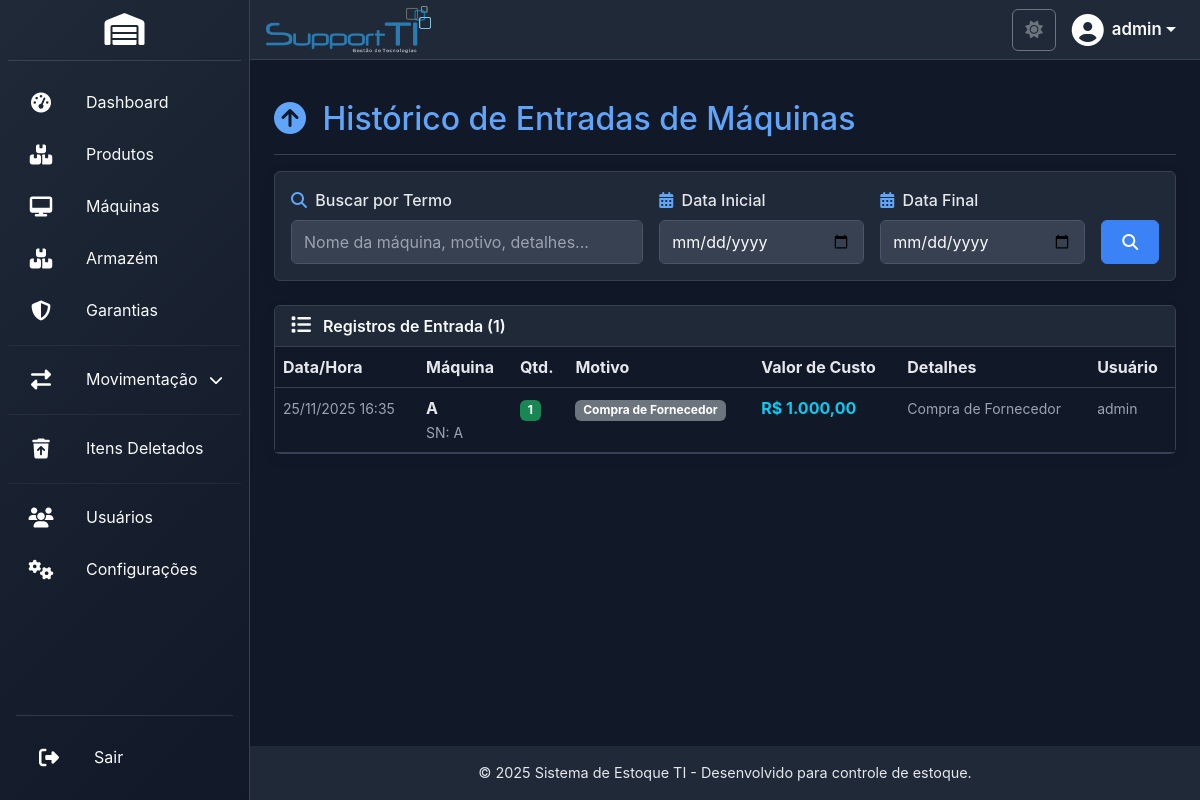
/modules/machines/machine_inputs_log.php (signed in), run on an earlier commit of the app's database.
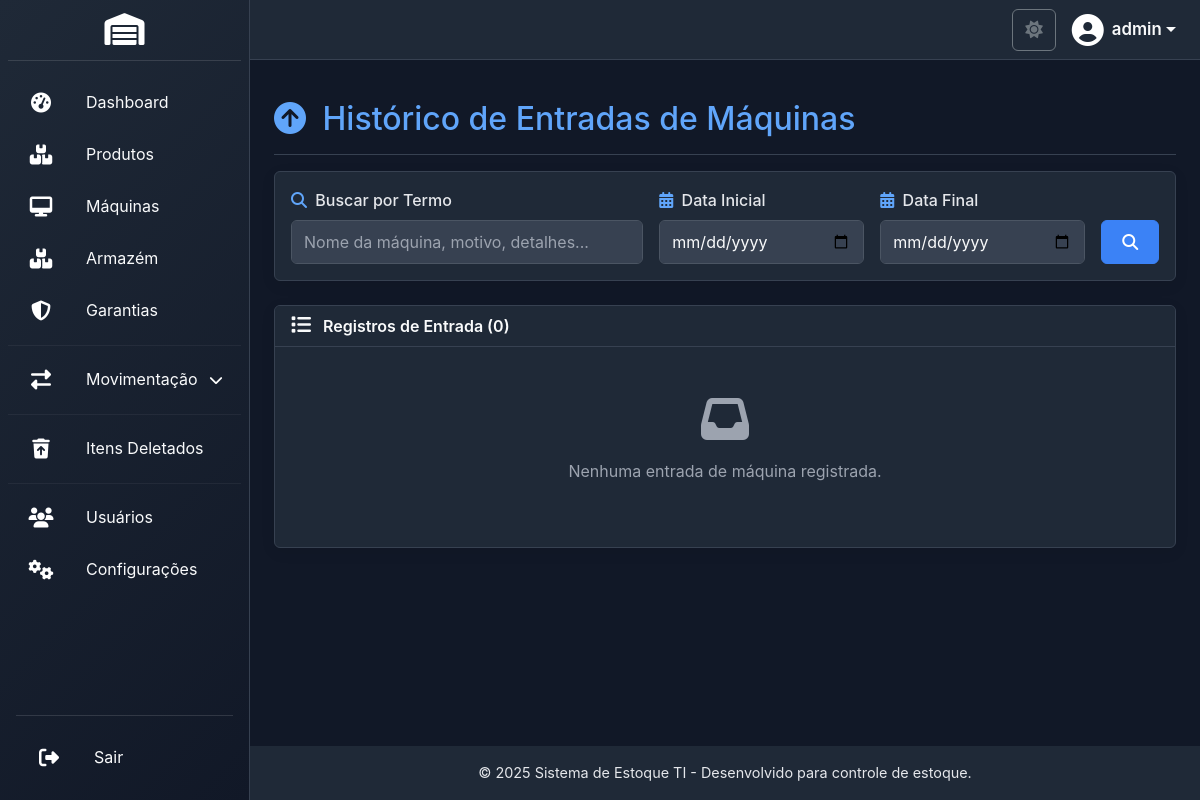
And on a later commit of the database.
### tables this page shows
CREATE TABLE IF NOT EXISTS `machine_inputs` (
  `id` int(11) NOT NULL AUTO_INCREMENT,
  `machine_id` int(11) DEFAULT NULL,
  `user_id` int(11) DEFAULT NULL,
  `quantity_added` int(11) NOT NULL DEFAULT 1,
  `reason` varchar(255) NOT NULL,
  `details` text DEFAULT NULL,
  `input_date` timestamp NOT NULL DEFAULT current_timestamp(),
  `machine_name` varchar(255) DEFAULT NULL,
  `machine_serial_number` varchar(100) DEFAULT NULL,
  `machine_cost_price` decimal(12,2) DEFAULT NULL,
  PRIMARY KEY (`id`),
  KEY `user_id` (`user_id`),
  KEY `machine_inputs_ibfk_1` (`machine_id`)
);

CREATE TABLE IF NOT EXISTS `users` (
  `id` int(11) NOT NULL AUTO_INCREMENT,
  `username` varchar(50) NOT NULL,
  `password` varchar(255) NOT NULL,
  `email` varchar(100) NOT NULL,
  `role` varchar(20) DEFAULT 'user',
  `full_name` varchar(255) DEFAULT NULL,
  `avatar` varchar(255) DEFAULT NULL,
  `last_login` timestamp NULL DEFAULT NULL,
  `reset_token` varchar(64) DEFAULT NULL,
  `reset_token_expires_at` datetime DEFAULT NULL,
  `created_at` timestamp NOT NULL DEFAULT current_timestamp(),
  `updated_at` timestamp NOT NULL DEFAULT current_timestamp() ON UPDATE current_timestamp(),
  `theme` varchar(50) DEFAULT 'blue',
  `is_deleted` tinyint(1) DEFAULT 0 COMMENT 'Marca usuário como deletado (soft delete)',
  `deleted_at` datetime DEFAULT NULL COMMENT 'Data e hora da deleção',
  PRIMARY KEY (`id`),
  UNIQUE KEY `username` (`username`),
  UNIQUE KEY `email` (`email`),
  KEY `idx_is_deleted` (`is_deleted`),
  KEY `idx_deleted_at` (`deleted_at`)
);

### config/database.php (called while the page is built, shortened)
<?php
function url($path = '') {
    return BASE_PATH . '/' . ltrim($path, '/');
}
function getConnection() {
    static $pdo = null;
    if ($pdo === null) {
        try {
            $dsn = "mysql:host=" . DB_HOST . ";dbname=" . DB_NAME . ";charset=" . DB_CHARSET;
            $options = [
                PDO::ATTR_ERRMODE            => PDO::ERRMODE_EXCEPTION,
                PDO::ATTR_DEFAULT_FETCH_MODE => PDO::FETCH_ASSOC,
                PDO::ATTR_EMULATE_PREPARES   => false,
            ];
            $pdo = new PDO($dsn, DB_USER, DB_PASS, $options);
        } catch (PDOException $e) {
            error_log("Erro de conexão com o banco de dados: " . $e->getMessage());
            die("Erro de conexão com o banco de dados. Verifique as configurações em config.php e se o serviço MySQL está em execução.");
        }
    }
    return $pdo;
}
$system_settings_defaults = [
    "system_name" => "Sistema de Estoque TI",
    "company_name" => "Sua Empresa",
    "company_slogan" => "Controle total do seu estoque",
    "theme_color" => "blue",
];
try {
    $pdo = getConnection();
    $pdo->exec("CREATE TABLE IF NOT EXISTS system_settings (
        id INT AUTO_INCREMENT PRIMARY KEY,
        setting_key VARCHAR(100) UNIQUE NOT NULL,
        setting_value TEXT
    )");
    $stmt = $pdo->query("SELECT setting_key, setting_value FROM system_settings");
    $db_settings = $stmt->fetchAll(PDO::FETCH_KEY_PAIR);
    $system_settings = array_merge($system_settings_defaults, $db_settings);
} catch (PDOException $e) {
    error_log("Erro ao carregar configurações do banco: " . $e->getMessage());
    $system_settings = $system_settings_defaults;
}
function isLoggedIn() {
    return isset($_SESSION["user_id"]) && !empty($_SESSION["user_id"]);
}
?>

### config.php (called while the page is built)
<?php
require_once __DIR__ . '/config/database.php';
?>

### modules/machines/machine_inputs_log.php (the view, shortened to what the changed rows need)
<?php
require_once '../../config.php';
$page = max(1, intval($_GET['page'] ?? 1));
$per_page = 20;
$offset = ($page - 1) * $per_page;
try {
    $pdo = getConnection();
    $where_conditions = [];
    $params = [];
    $where_clause = !empty($where_conditions) ? 'WHERE ' . implode(' AND ', $where_conditions) : '';
    $count_query = "SELECT COUNT(*) as total FROM machine_inputs mi LEFT JOIN users u ON mi.user_id = u.id {$where_clause}";
    $count_stmt = $pdo->prepare($count_query);
    $count_stmt->execute($params);
    $total_records = $count_stmt->fetch()['total'];
    $inputs_query = "
        SELECT
            mi.id,
            mi.input_date,
            mi.machine_name,
            mi.machine_serial_number,
            mi.quantity_added,
            mi.reason,
            mi.machine_cost_price,
            mi.details,
            u.username
        FROM machine_inputs mi
        LEFT JOIN users u ON mi.user_id = u.id
        {$where_clause}
        ORDER BY mi.input_date DESC
        LIMIT {$per_page} OFFSET {$offset}
    ";
    $inputs_stmt = $pdo->prepare($inputs_query);
    $inputs_stmt->execute($params);
    $inputs = $inputs_stmt->fetchAll();
} catch (PDOException $e) {
    error_log("Erro ao carregar dados de entrada de máquinas: " . $e->getMessage());
    $inputs = [];
    $total_records = 0;
    $total_pages = 0;
}
?>
<?php include '../../includes/header.php'; ?>
<div class="d-flex justify-content-between flex-wrap flex-md-nowrap align-items-center pt-3 pb-2 mb-3 border-bottom">
    <h1 class="h2 text-primary-custom">
        <i class="fas fa-arrow-circle-up me-2"></i>
        Histórico de Entradas de Máquinas
    </h1>
</div>
<div class="card card-custom">
    <div class="card-header card-header-custom d-flex justify-content-between align-items-center">
        <span>
            <i class="fas fa-list me-2"></i>
            Registros de Entrada (<?php echo number_format($total_records); ?>)
        </span>
    </div>
    <div class="card-body p-0">
        <?php if (empty($inputs)): ?>
            <div class="text-center text-muted py-5">
                <i class="fas fa-inbox fa-3x mb-3"></i>
                <p>Nenhuma entrada de máquina registrada.</p>
            </div>
        <?php else: ?>
            <div class="table-responsive">
                <table class="table table-hover mb-0">
                    <thead class="table-header-custom">
                        <tr>
                            <th>Data/Hora</th>
                            <th>Máquina</th>
                            <th>Qtd.</th>
                            <th>Motivo</th>
                            <th>Valor de Custo</th>
                            <th>Detalhes</th>
                            <th>Usuário</th>
                        </tr>
                    </thead>
                    <tbody>
                        <?php foreach ($inputs as $input): ?>
                            <tr>
                                <td><small><?php echo date('d/m/Y H:i', strtotime($input['input_date'])); ?></small></td>
                                <td>
                                    <strong><?php echo htmlspecialchars($input['machine_name']); ?></strong>
                                    <br><small class="text-muted">SN: <?php echo htmlspecialchars($input["machine_serial_number"] ?? 'N/A'); ?></small>
                                </td>
                                <td><span class="badge bg-success"><?php echo number_format($input['quantity_added']); ?></span></td>
                                <td><span class="badge bg-secondary"><?php echo htmlspecialchars($input["reason"] ?? 'N/A'); ?></span></td>
                                <td>
                                    <?php
                                    if (isset($input['machine_cost_price']) && is_numeric($input['machine_cost_price'])) {
                                        $total_value = $input['machine_cost_price'] * $input['quantity_added'];
                                        echo '<strong class="text-info">R$ ' . number_format($total_value, 2, ',', '.') . '</strong>';
                                    } else {
                                        echo '<span class="text-muted">-</span>';
                                    }
                                    ?>
                                </td>
                                <td><small><?php echo nl2br(htmlspecialchars($input["details"] ?? 'N/A')); ?></small></td>
                                <td><small><?php echo htmlspecialchars($input["username"] ?? 'Sistema'); ?></small></td>
                            </tr>
                        <?php endforeach; ?>
                    </tbody>
                </table>
            </div>
        <?php endif; ?>
    </div>
</div>
<?php include '../../includes/footer.php'; ?>

### includes/header.php (shortened to what the changed rows need)
<?php
require_once __DIR__ . '/../config.php';
$current_theme = $system_settings["theme_color"] ?? "light";
if (isLoggedIn()) {
    $user_id = $_SESSION["user_id"];
    try {
        $pdo = getConnection();
        $stmt = $pdo->prepare("SELECT setting_value FROM system_settings WHERE setting_key = ?");
        $stmt->execute(["user_theme_{$user_id}"]);
        $user_theme_preference = $stmt->fetchColumn();
        if ($user_theme_preference) {
            $current_theme = $user_theme_preference;
        }
    } catch (PDOException $e) {
        error_log("Erro ao carregar preferência de tema do usuário: " . $e->getMessage());
    }
}
$logo_path = $system_settings['company_logo'] ?? '';
?>
<!DOCTYPE html>
<html lang="pt-BR">
<head>
    <link href="/sistema5/css/bootstrap.min.css" rel="stylesheet">
    <link href="/sistema5/css/themes.css" rel="stylesheet">
    <link href="https://cdnjs.cloudflare.com/ajax/libs/font-awesome/6.4.0/css/all.min.css" rel="stylesheet">
    <link href="/sistema5/css/custom.css" rel="stylesheet">
    <link href="/sistema5/css/custom-improved.css" rel="stylesheet">
    <link href="/sistema5/css/media-upload.css" rel="stylesheet">
    <link href="/sistema5/css/sidebar-animations.css" rel="stylesheet">
</head>
<body class="theme-<?php echo htmlspecialchars($current_theme); ?>">
<div class="wrapper">
    <div id="main-content-wrapper" class="d-flex flex-column flex-grow-1">
        <?php if (isLoggedIn() && !isset($hide_sidebar)): ?>
        <header class="d-flex align-items-center px-3 border-bottom bg-light no-print" style="height: 60px; min-height: 60px;">
            <ul class="navbar-nav d-flex flex-row align-items-center w-100">
                <li class="nav-item">
                    <a href="<?php echo url('public/dashboard.php'); ?>" class="navbar-brand-logo">
                        <?php if (!empty($logo_path)):
                            $full_logo_path = __DIR__ . '/../' . $logo_path;
                            if (file_exists($full_logo_path)):
                        ?>
                            <img src="/sistema5/<?php echo htmlspecialchars($logo_path); ?>?v=<?php echo time(); ?>" alt="Logo da Empresa">
                        <?php
                            endif;
                        endif; ?>
                    </a>
                </li>
            </ul>
        </header>
        <?php endif; ?>
        <main class="p-3 p-md-4 flex-grow-1">

What changed in the data, as far as the page shows it:
removed machine_inputs: input_date "25/11/2025 16:35", machine_name "A", machine_serial_number "A", quantity_added "1", reason "Compra de Fornecedor", total_value "1.000,00", details "Compra de Fornecedor", user.username "admin"
Also different on the page:
$total_records: "1" → "0"
text no longer shown: "Data/Hora Máquina Qtd. Motivo Valor de Custo Detalhes Usuário"
text now shown: "Nenhuma entrada de máquina registrada."
